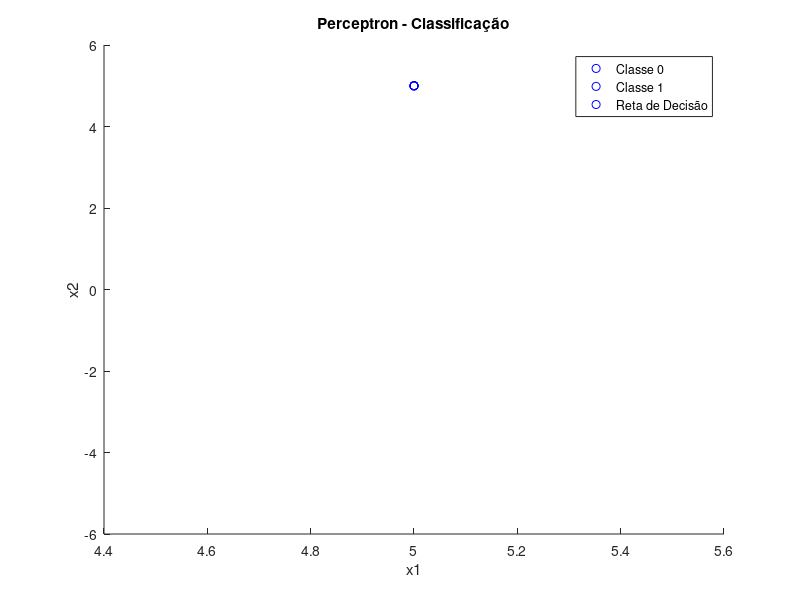

MATLAB code for this plot:
clc;
clear;

% Solicitar ao usuário a quantidade de vetores de entrada
n = input('Digite a quantidade de vetores de entrada: ');

% Inicializar os vetores de entrada e rótulos
inputs = zeros(n, 2);
outputs = zeros(n, 1);

% Solicitar ao usuário os vetores de entrada e rótulos
for i = 1:n
    fprintf('Digite o vetor de entrada %d (formato: [x1 x2]): ', i);
    inputs(i, :) = input('');
    fprintf('Digite o rótulo para o vetor de entrada %d (0 ou 1): ', i);
    outputs(i) = input('');
end

% Inicializar os parâmetros
input_size = 2; % Número de entradas
W = rand(1, input_size + 1); % Pesos aleatórios (incluindo bias)
bias = -1;

% Treinamento do Perceptron
learning_rate = 0.1;
epocas = 100;

for epoch = 1:epocas
    for i = 1:size(inputs, 1)
        x = [inputs(i, :) 1]; % Adiciona o bias como entrada adicional
        u = x * W'; % Produto escalar
        y = u > 0; % Função de ativação
        erro = outputs(i) - y;
        W = W + learning_rate * erro * x; % Atualização dos pesos
    end
end

% Exibir os W e bias finais
disp('Pesos finais:');
disp(W);
disp('Bias final:');
disp(bias);

% Plotar os pontos e a reta de decisão
figure;
hold on;

% Plotar os pontos com cores diferentes para cada classe
for i = 1:size(inputs, 1)
    if outputs(i) == 0
        plot(inputs(i, 1), inputs(i, 2), 'ro'); % Classe 0 em vermelho
    else
        plot(inputs(i, 1), inputs(i, 2), 'bo'); % Classe 1 em azul
    end
end

% Plotar a reta de decisão
x_values = linspace(min(inputs(:, 1)), max(inputs(:, 1)), 100);
y_values = -(W(1) * x_values + W(3)) / W(2);
plot(x_values, y_values, 'k-'); % Reta de decisão em preto

xlabel('x1');
ylabel('x2');
title('Perceptron - Classificação');
legend('Classe 0', 'Classe 1', 'Reta de Decisão');
hold off;

